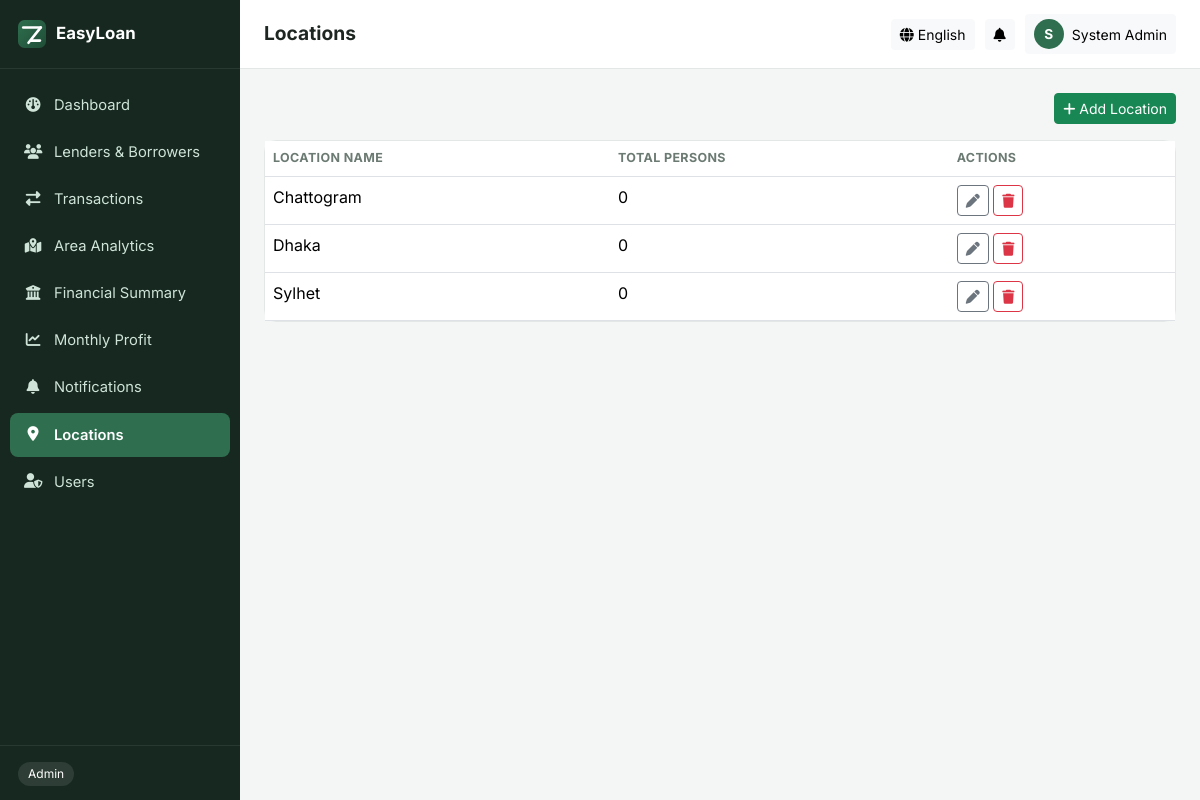
/modules/locations/index.php (signed in), run on the app's committed database.
### tables this page shows
CREATE TABLE IF NOT EXISTS `locations` (
  `id` INT AUTO_INCREMENT PRIMARY KEY,
  `name` VARCHAR(100) NOT NULL,
  `is_deleted` TINYINT(1) NOT NULL DEFAULT 0,
  `created_at` TIMESTAMP DEFAULT CURRENT_TIMESTAMP
);

### config/config.php (called while the page is built, shortened)
<?php
function db(): PDO
{
    static $pdo = null;
    if ($pdo === null) {
        $dsn = 'mysql:host=' . DB_HOST . ';dbname=' . DB_NAME . ';charset=utf8mb4';
        $pdo = new PDO($dsn, DB_USER, DB_PASS, [
            PDO::ATTR_ERRMODE            => PDO::ERRMODE_EXCEPTION,
            PDO::ATTR_DEFAULT_FETCH_MODE => PDO::FETCH_ASSOC,
            PDO::ATTR_EMULATE_PREPARES   => false,
        ]);
    }
    return $pdo;
}
$CURRENT_LANG = $_SESSION['lang'] ?? 'en';
$LANG = require ROOT_PATH . '/lang/' . $CURRENT_LANG . '.php';
require_once ROOT_PATH . '/includes/functions.php';

### includes/functions.php (called while the page is built, shortened)
<?php
function t(string $key): string
{
    global $LANG;
    return $LANG[$key] ?? $key;
}
function fetch_all(string $sql, array $params = []): array
{
    $stmt = db()->prepare($sql);
    $stmt->execute($params);
    return $stmt->fetchAll();
}
function e(string $value): string
{
    return htmlspecialchars($value, ENT_QUOTES, 'UTF-8');
}

### modules/locations/index.php (the view, shortened to what this page needs)
<?php
require_once __DIR__ . '/../../config/config.php';
$locations = fetch_all(
    "SELECT l.*, (SELECT COUNT(*) FROM persons p WHERE p.location_id = l.id AND p.is_deleted = 0) AS person_count
     FROM locations l WHERE l.is_deleted = 0 ORDER BY l.name"
);
include __DIR__ . '/../../includes/header.php';
?>
<div class="d-flex justify-content-end mb-3 no-print">
    <button class="btn btn-sm btn-success" onclick="openLocModal()"><i class="fa-solid fa-plus"></i> <?= e(t('add_location')) ?></button>
</div>
<div class="card">
    <div class="table-responsive">
        <table class="table table-hover mb-0">
            <thead><tr><th><?= e(t('location_name')) ?></th><th><?= e(t('total_persons')) ?></th><th class="no-print"><?= e(t('actions')) ?></th></tr></thead>
            <tbody>
            <?php foreach ($locations as $loc): ?>
                <tr>
                    <td><?= e($loc['name']) ?></td>
                    <td><?= (int) $loc['person_count'] ?></td>
                    <td class="no-print">
                        <button class="btn btn-sm btn-outline-secondary" onclick='openLocModal(<?= json_encode($loc, JSON_UNESCAPED_UNICODE) ?>)'><i class="fa-solid fa-pen"></i></button>
                        <form method="post" class="d-inline">
                            <button type="submit" class="btn btn-sm btn-outline-danger" data-confirm="<?= e(t('confirm_delete')) ?>"><i class="fa-solid fa-trash"></i></button>
                        </form>
                    </td>
                </tr>
            <?php endforeach; ?>
            </tbody>
        </table>
    </div>
</div>
<?php
include __DIR__ . '/../../includes/footer.php';

### assets/css/style.css (style rules this page uses)
:root { --brand: #2f6f4f; --brand-dark: #1f4d36; --brand-light: #e8f3ee; --sidebar-bg: #16281f; --sidebar-text: #cfe3d8; --sidebar-active: #2f6f4f; --danger: #c0392b; --warn: #b8860b; --bg: #f4f6f5; --card-border: #e3e8e6; }
body { font-family: 'Inter', 'Hind Siliguri', sans-serif; background: var(--bg); color: #1e2622; }
.card { border: 1px solid var(--card-border); border-radius: 12px; }
.table thead th { font-size: 0.78rem; text-transform: uppercase; letter-spacing: 0.03em; color: #6b7a72; border-bottom-width: 1px; }

### data on the page
locations: name "Chattogram", person_count "0"
locations: name "Dhaka", person_count "0"
locations: name "Sylhet", person_count "0"

### other printed values
t('app_name') "EasyLoan"
t('dashboard') "Dashboard"
t('persons') "Lenders & Borrowers"
t('transactions') "Transactions"
t('areas') "Area Analytics"
t('finance') "Financial Summary"
t('reports') "Monthly Profit"
t('notifications') "Notifications"
t('locations') "Locations"
t('users') "Users"
t(strtolower(current_user_role() ?? '')) "Admin"
$page_title "Locations"
t('english') "English"
mb_substr($_SESSION['full_name'] ?? '?', 0, 1) "S"
$_SESSION['full_name'] "System Admin"
